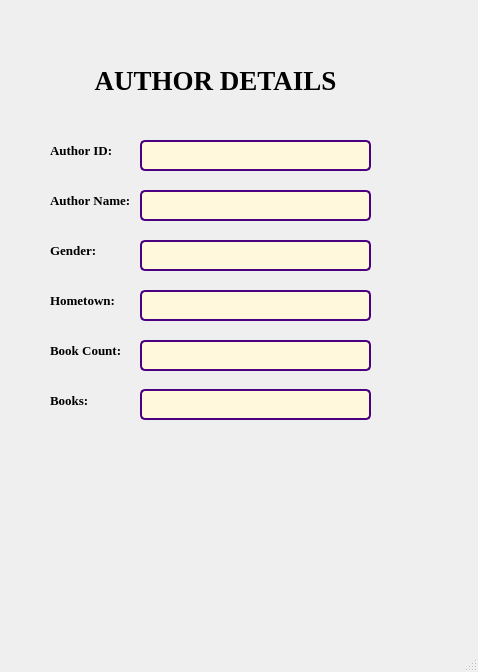
<?xml version="1.0" encoding="UTF-8"?>
<ui version="4.0">
 <class>MainWindow</class>
 <widget class="QMainWindow" name="MainWindow">
  <property name="geometry">
   <rect>
    <x>0</x>
    <y>0</y>
    <width>478</width>
    <height>672</height>
   </rect>
  </property>
  <property name="windowTitle">
   <string>MainWindow</string>
  </property>
  <widget class="QWidget" name="centralwidget">
   <widget class="QLabel" name="label_2">
    <property name="geometry">
     <rect>
      <x>50</x>
      <y>140</y>
      <width>91</width>
      <height>21</height>
     </rect>
    </property>
    <property name="font">
     <font>
      <family>Times New Roman</family>
      <pointsize>10</pointsize>
      <weight>75</weight>
      <bold>true</bold>
     </font>
    </property>
    <property name="text">
     <string>Author ID:</string>
    </property>
   </widget>
   <widget class="QLineEdit" name="lineEditAuthorID">
    <property name="geometry">
     <rect>
      <x>140</x>
      <y>140</y>
      <width>231</width>
      <height>31</height>
     </rect>
    </property>
    <property name="font">
     <font>
      <pointsize>-1</pointsize>
      <weight>75</weight>
      <bold>true</bold>
     </font>
    </property>
    <property name="styleSheet">
     <string notr="true">QLineEdit {
    background-color: #FFF8DC; /* Màu nền vàng nhạt phù hợp với giao diện */
    color: black; /* Màu chữ đen để dễ đọc */
    border-radius: 5px; /* Bo tròn góc nhẹ để đẹp hơn */
    padding: 5px 10px;
    font-size: 12px;
    font-weight: bold;
    border: 2px solid #4B0082; /* Viền xanh đậm giống trong ảnh */
}

/* Khi trỏ chuột vào */
QLineEdit:hover {
    background-color: #FAEBD7; /* Màu vàng kem khi hover */
    border: 2px solid #8A2BE2; /* Viền tím xanh để nổi bật */
}

/* Khi focus vào (nhấn để nhập) */
QLineEdit:focus {
    background-color: #FFD700; /* Màu vàng sáng hơn khi nhập */
    border: 2px solid #6A5ACD; /* Viền xanh tím */
}</string>
    </property>
    <property name="text">
     <string/>
    </property>
   </widget>
   <widget class="QLineEdit" name="lineEditName">
    <property name="geometry">
     <rect>
      <x>140</x>
      <y>190</y>
      <width>231</width>
      <height>31</height>
     </rect>
    </property>
    <property name="font">
     <font>
      <pointsize>-1</pointsize>
      <weight>75</weight>
      <bold>true</bold>
     </font>
    </property>
    <property name="styleSheet">
     <string notr="true">QLineEdit {
    background-color: #FFF8DC; /* Màu nền vàng nhạt phù hợp với giao diện */
    color: black; /* Màu chữ đen để dễ đọc */
    border-radius: 5px; /* Bo tròn góc nhẹ để đẹp hơn */
    padding: 5px 10px;
    font-size: 12px;
    font-weight: bold;
    border: 2px solid #4B0082; /* Viền xanh đậm giống trong ảnh */
}

/* Khi trỏ chuột vào */
QLineEdit:hover {
    background-color: #FAEBD7; /* Màu vàng kem khi hover */
    border: 2px solid #8A2BE2; /* Viền tím xanh để nổi bật */
}

/* Khi focus vào (nhấn để nhập) */
QLineEdit:focus {
    background-color: #FFD700; /* Màu vàng sáng hơn khi nhập */
    border: 2px solid #6A5ACD; /* Viền xanh tím */
}</string>
    </property>
   </widget>
   <widget class="QLabel" name="label_3">
    <property name="geometry">
     <rect>
      <x>50</x>
      <y>190</y>
      <width>91</width>
      <height>21</height>
     </rect>
    </property>
    <property name="font">
     <font>
      <family>Times New Roman</family>
      <pointsize>10</pointsize>
      <weight>75</weight>
      <bold>true</bold>
     </font>
    </property>
    <property name="text">
     <string>Author Name:</string>
    </property>
   </widget>
   <widget class="QLineEdit" name="lineEditGender">
    <property name="geometry">
     <rect>
      <x>140</x>
      <y>240</y>
      <width>231</width>
      <height>31</height>
     </rect>
    </property>
    <property name="font">
     <font>
      <pointsize>-1</pointsize>
      <weight>75</weight>
      <bold>true</bold>
     </font>
    </property>
    <property name="styleSheet">
     <string notr="true">QLineEdit {
    background-color: #FFF8DC; /* Màu nền vàng nhạt phù hợp với giao diện */
    color: black; /* Màu chữ đen để dễ đọc */
    border-radius: 5px; /* Bo tròn góc nhẹ để đẹp hơn */
    padding: 5px 10px;
    font-size: 12px;
    font-weight: bold;
    border: 2px solid #4B0082; /* Viền xanh đậm giống trong ảnh */
}

/* Khi trỏ chuột vào */
QLineEdit:hover {
    background-color: #FAEBD7; /* Màu vàng kem khi hover */
    border: 2px solid #8A2BE2; /* Viền tím xanh để nổi bật */
}

/* Khi focus vào (nhấn để nhập) */
QLineEdit:focus {
    background-color: #FFD700; /* Màu vàng sáng hơn khi nhập */
    border: 2px solid #6A5ACD; /* Viền xanh tím */
}</string>
    </property>
   </widget>
   <widget class="QLabel" name="label_4">
    <property name="geometry">
     <rect>
      <x>50</x>
      <y>240</y>
      <width>91</width>
      <height>21</height>
     </rect>
    </property>
    <property name="font">
     <font>
      <family>Times New Roman</family>
      <pointsize>10</pointsize>
      <weight>75</weight>
      <bold>true</bold>
     </font>
    </property>
    <property name="text">
     <string>Gender:</string>
    </property>
   </widget>
   <widget class="QLineEdit" name="lineEditHometown">
    <property name="geometry">
     <rect>
      <x>140</x>
      <y>290</y>
      <width>231</width>
      <height>31</height>
     </rect>
    </property>
    <property name="font">
     <font>
      <pointsize>-1</pointsize>
      <weight>75</weight>
      <bold>true</bold>
     </font>
    </property>
    <property name="styleSheet">
     <string notr="true">QLineEdit {
    background-color: #FFF8DC; /* Màu nền vàng nhạt phù hợp với giao diện */
    color: black; /* Màu chữ đen để dễ đọc */
    border-radius: 5px; /* Bo tròn góc nhẹ để đẹp hơn */
    padding: 5px 10px;
    font-size: 12px;
    font-weight: bold;
    border: 2px solid #4B0082; /* Viền xanh đậm giống trong ảnh */
}

/* Khi trỏ chuột vào */
QLineEdit:hover {
    background-color: #FAEBD7; /* Màu vàng kem khi hover */
    border: 2px solid #8A2BE2; /* Viền tím xanh để nổi bật */
}

/* Khi focus vào (nhấn để nhập) */
QLineEdit:focus {
    background-color: #FFD700; /* Màu vàng sáng hơn khi nhập */
    border: 2px solid #6A5ACD; /* Viền xanh tím */
}</string>
    </property>
   </widget>
   <widget class="QLabel" name="label_5">
    <property name="geometry">
     <rect>
      <x>50</x>
      <y>290</y>
      <width>91</width>
      <height>21</height>
     </rect>
    </property>
    <property name="font">
     <font>
      <family>Times New Roman</family>
      <pointsize>10</pointsize>
      <weight>75</weight>
      <bold>true</bold>
     </font>
    </property>
    <property name="text">
     <string>Hometown:</string>
    </property>
   </widget>
   <widget class="QLineEdit" name="lineEditBookCount">
    <property name="geometry">
     <rect>
      <x>140</x>
      <y>340</y>
      <width>231</width>
      <height>31</height>
     </rect>
    </property>
    <property name="font">
     <font>
      <pointsize>-1</pointsize>
      <weight>75</weight>
      <bold>true</bold>
     </font>
    </property>
    <property name="styleSheet">
     <string notr="true">QLineEdit {
    background-color: #FFF8DC; /* Màu nền vàng nhạt phù hợp với giao diện */
    color: black; /* Màu chữ đen để dễ đọc */
    border-radius: 5px; /* Bo tròn góc nhẹ để đẹp hơn */
    padding: 5px 10px;
    font-size: 12px;
    font-weight: bold;
    border: 2px solid #4B0082; /* Viền xanh đậm giống trong ảnh */
}

/* Khi trỏ chuột vào */
QLineEdit:hover {
    background-color: #FAEBD7; /* Màu vàng kem khi hover */
    border: 2px solid #8A2BE2; /* Viền tím xanh để nổi bật */
}

/* Khi focus vào (nhấn để nhập) */
QLineEdit:focus {
    background-color: #FFD700; /* Màu vàng sáng hơn khi nhập */
    border: 2px solid #6A5ACD; /* Viền xanh tím */
}</string>
    </property>
   </widget>
   <widget class="QLabel" name="label_6">
    <property name="geometry">
     <rect>
      <x>50</x>
      <y>340</y>
      <width>91</width>
      <height>21</height>
     </rect>
    </property>
    <property name="font">
     <font>
      <family>Times New Roman</family>
      <pointsize>10</pointsize>
      <weight>75</weight>
      <bold>true</bold>
     </font>
    </property>
    <property name="text">
     <string>Book Count:</string>
    </property>
   </widget>
   <widget class="QLineEdit" name="lineEditBooks">
    <property name="geometry">
     <rect>
      <x>140</x>
      <y>389</y>
      <width>231</width>
      <height>31</height>
     </rect>
    </property>
    <property name="font">
     <font>
      <pointsize>-1</pointsize>
      <weight>75</weight>
      <bold>true</bold>
     </font>
    </property>
    <property name="styleSheet">
     <string notr="true">QLineEdit {
    background-color: #FFF8DC; /* Màu nền vàng nhạt phù hợp với giao diện */
    color: black; /* Màu chữ đen để dễ đọc */
    border-radius: 5px; /* Bo tròn góc nhẹ để đẹp hơn */
    padding: 5px 10px;
    font-size: 12px;
    font-weight: bold;
    border: 2px solid #4B0082; /* Viền xanh đậm giống trong ảnh */
}

/* Khi trỏ chuột vào */
QLineEdit:hover {
    background-color: #FAEBD7; /* Màu vàng kem khi hover */
    border: 2px solid #8A2BE2; /* Viền tím xanh để nổi bật */
}

/* Khi focus vào (nhấn để nhập) */
QLineEdit:focus {
    background-color: #FFD700; /* Màu vàng sáng hơn khi nhập */
    border: 2px solid #6A5ACD; /* Viền xanh tím */
}</string>
    </property>
   </widget>
   <widget class="QLabel" name="label_7">
    <property name="geometry">
     <rect>
      <x>50</x>
      <y>390</y>
      <width>91</width>
      <height>21</height>
     </rect>
    </property>
    <property name="font">
     <font>
      <family>Times New Roman</family>
      <pointsize>10</pointsize>
      <weight>75</weight>
      <bold>true</bold>
     </font>
    </property>
    <property name="text">
     <string>Books:</string>
    </property>
   </widget>
   <widget class="QLabel" name="label_8">
    <property name="geometry">
     <rect>
      <x>0</x>
      <y>0</y>
      <width>701</width>
      <height>651</height>
     </rect>
    </property>
    <property name="styleSheet">
     <string notr="true">QLineEdit {
    background-color: #FFF8DC; /* Màu nền vàng nhạt phù hợp với giao diện */
    color: black; /* Màu chữ đen để dễ đọc */
    border-radius: 5px; /* Bo tròn góc nhẹ để đẹp hơn */
    padding: 5px 10px;
    font-size: 12px;
    font-weight: bold;
    border: 2px solid #4B0082; /* Viền xanh đậm giống trong ảnh */
}

/* Khi trỏ chuột vào */
QLineEdit:hover {
    background-color: #FAEBD7; /* Màu vàng kem khi hover */
    border: 2px solid #8A2BE2; /* Viền tím xanh để nổi bật */
}

/* Khi focus vào (nhấn để nhập) */
QLineEdit:focus {
    background-color: #FFD700; /* Màu vàng sáng hơn khi nhập */
    border: 2px solid #6A5ACD; /* Viền xanh tím */
}</string>
    </property>
    <property name="text">
     <string/>
    </property>
    <property name="pixmap">
     <pixmap>../images/pc_background2.jpg</pixmap>
    </property>
   </widget>
   <widget class="QLabel" name="label">
    <property name="geometry">
     <rect>
      <x>50</x>
      <y>40</y>
      <width>331</width>
      <height>81</height>
     </rect>
    </property>
    <property name="font">
     <font>
      <family>Times New Roman</family>
      <pointsize>10</pointsize>
     </font>
    </property>
    <property name="text">
     <string>&lt;html&gt;&lt;head/&gt;&lt;body&gt;&lt;p align=&quot;center&quot;&gt;&lt;span style=&quot; font-size:20pt; font-weight:600;&quot;&gt;AUTHOR DETAILS&lt;/span&gt;&lt;/p&gt;&lt;/body&gt;&lt;/html&gt;</string>
    </property>
   </widget>
   <zorder>label_8</zorder>
   <zorder>label_2</zorder>
   <zorder>lineEditAuthorID</zorder>
   <zorder>lineEditName</zorder>
   <zorder>label_3</zorder>
   <zorder>lineEditGender</zorder>
   <zorder>label_4</zorder>
   <zorder>lineEditHometown</zorder>
   <zorder>label_5</zorder>
   <zorder>lineEditBookCount</zorder>
   <zorder>label_6</zorder>
   <zorder>lineEditBooks</zorder>
   <zorder>label_7</zorder>
   <zorder>label</zorder>
  </widget>
  <widget class="QMenuBar" name="menubar">
   <property name="geometry">
    <rect>
     <x>0</x>
     <y>0</y>
     <width>478</width>
     <height>18</height>
    </rect>
   </property>
  </widget>
  <widget class="QStatusBar" name="statusbar"/>
 </widget>
 <resources/>
 <connections/>
</ui>
